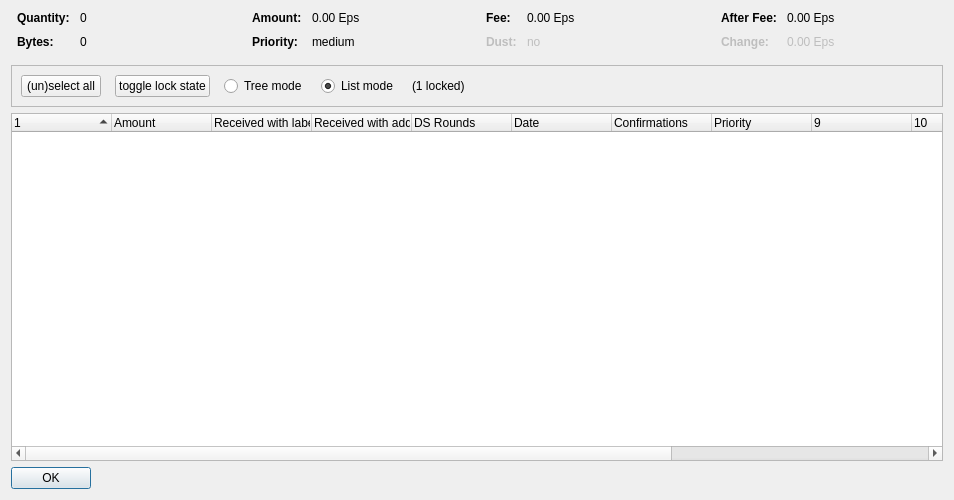
<?xml version="1.0" encoding="UTF-8"?>
<ui version="4.0">
 <class>CoinControlDialog</class>
 <widget class="QDialog" name="CoinControlDialog">
  <property name="geometry">
   <rect>
    <x>0</x>
    <y>0</y>
    <width>954</width>
    <height>500</height>
   </rect>
  </property>
  <property name="windowTitle">
   <string>Coin Selection</string>
  </property>
  <layout class="QVBoxLayout" name="verticalLayout">
   <item>
    <layout class="QHBoxLayout" name="horizontalLayoutTop" stretch="0,0,0,0">
     <property name="topMargin">
      <number>0</number>
     </property>
     <property name="bottomMargin">
      <number>10</number>
     </property>
     <item>
      <layout class="QFormLayout" name="formLayoutCoinControl1">
       <property name="horizontalSpacing">
        <number>10</number>
       </property>
       <property name="verticalSpacing">
        <number>10</number>
       </property>
       <property name="leftMargin">
        <number>6</number>
       </property>
       <property name="rightMargin">
        <number>6</number>
       </property>
       <item row="0" column="0">
        <widget class="QLabel" name="labelCoinControlQuantityText">
         <property name="font">
          <font>
           <weight>75</weight>
           <bold>true</bold>
          </font>
         </property>
         <property name="text">
          <string>Quantity:</string>
         </property>
        </widget>
       </item>
       <item row="0" column="1">
        <widget class="QLabel" name="labelCoinControlQuantity">
         <property name="cursor">
          <cursorShape>IBeamCursor</cursorShape>
         </property>
         <property name="contextMenuPolicy">
          <enum>Qt::ActionsContextMenu</enum>
         </property>
         <property name="text">
          <string notr="true">0</string>
         </property>
         <property name="textInteractionFlags">
          <set>Qt::LinksAccessibleByMouse|Qt::TextSelectableByKeyboard|Qt::TextSelectableByMouse</set>
         </property>
        </widget>
       </item>
       <item row="1" column="0">
        <widget class="QLabel" name="labelCoinControlBytesText">
         <property name="font">
          <font>
           <weight>75</weight>
           <bold>true</bold>
          </font>
         </property>
         <property name="text">
          <string>Bytes:</string>
         </property>
        </widget>
       </item>
       <item row="1" column="1">
        <widget class="QLabel" name="labelCoinControlBytes">
         <property name="cursor">
          <cursorShape>IBeamCursor</cursorShape>
         </property>
         <property name="contextMenuPolicy">
          <enum>Qt::ActionsContextMenu</enum>
         </property>
         <property name="text">
          <string notr="true">0</string>
         </property>
         <property name="textInteractionFlags">
          <set>Qt::LinksAccessibleByMouse|Qt::TextSelectableByKeyboard|Qt::TextSelectableByMouse</set>
         </property>
        </widget>
       </item>
      </layout>
     </item>
     <item>
      <layout class="QFormLayout" name="formLayoutCoinControl2">
       <property name="horizontalSpacing">
        <number>10</number>
       </property>
       <property name="verticalSpacing">
        <number>10</number>
       </property>
       <property name="leftMargin">
        <number>6</number>
       </property>
       <property name="rightMargin">
        <number>6</number>
       </property>
       <item row="0" column="0">
        <widget class="QLabel" name="labelCoinControlAmountText">
         <property name="font">
          <font>
           <weight>75</weight>
           <bold>true</bold>
          </font>
         </property>
         <property name="text">
          <string>Amount:</string>
         </property>
        </widget>
       </item>
       <item row="0" column="1">
        <widget class="QLabel" name="labelCoinControlAmount">
         <property name="cursor">
          <cursorShape>IBeamCursor</cursorShape>
         </property>
         <property name="contextMenuPolicy">
          <enum>Qt::ActionsContextMenu</enum>
         </property>
         <property name="text">
          <string notr="true">0.00 Eps</string>
         </property>
         <property name="textInteractionFlags">
          <set>Qt::LinksAccessibleByMouse|Qt::TextSelectableByKeyboard|Qt::TextSelectableByMouse</set>
         </property>
        </widget>
       </item>
       <item row="1" column="0">
        <widget class="QLabel" name="labelCoinControlPriorityText">
         <property name="font">
          <font>
           <weight>75</weight>
           <bold>true</bold>
          </font>
         </property>
         <property name="text">
          <string>Priority:</string>
         </property>
        </widget>
       </item>
       <item row="1" column="1">
        <widget class="QLabel" name="labelCoinControlPriority">
         <property name="cursor">
          <cursorShape>IBeamCursor</cursorShape>
         </property>
         <property name="contextMenuPolicy">
          <enum>Qt::ActionsContextMenu</enum>
         </property>
         <property name="text">
          <string>medium</string>
         </property>
         <property name="textInteractionFlags">
          <set>Qt::LinksAccessibleByMouse|Qt::TextSelectableByKeyboard|Qt::TextSelectableByMouse</set>
         </property>
        </widget>
       </item>
      </layout>
     </item>
     <item>
      <layout class="QFormLayout" name="formLayoutCoinControl3">
       <property name="horizontalSpacing">
        <number>10</number>
       </property>
       <property name="verticalSpacing">
        <number>10</number>
       </property>
       <property name="leftMargin">
        <number>6</number>
       </property>
       <property name="rightMargin">
        <number>6</number>
       </property>
       <item row="0" column="0">
        <widget class="QLabel" name="labelCoinControlFeeText">
         <property name="font">
          <font>
           <weight>75</weight>
           <bold>true</bold>
          </font>
         </property>
         <property name="text">
          <string>Fee:</string>
         </property>
        </widget>
       </item>
       <item row="0" column="1">
        <widget class="QLabel" name="labelCoinControlFee">
         <property name="cursor">
          <cursorShape>IBeamCursor</cursorShape>
         </property>
         <property name="contextMenuPolicy">
          <enum>Qt::ActionsContextMenu</enum>
         </property>
         <property name="text">
          <string notr="true">0.00 Eps</string>
         </property>
         <property name="textInteractionFlags">
          <set>Qt::LinksAccessibleByMouse|Qt::TextSelectableByKeyboard|Qt::TextSelectableByMouse</set>
         </property>
        </widget>
       </item>
       <item row="1" column="0">
        <widget class="QLabel" name="labelCoinControlLowOutputText">
         <property name="enabled">
          <bool>false</bool>
         </property>
         <property name="font">
          <font>
           <weight>75</weight>
           <bold>true</bold>
          </font>
         </property>
         <property name="text">
          <string>Dust:</string>
         </property>
        </widget>
       </item>
       <item row="1" column="1">
        <widget class="QLabel" name="labelCoinControlLowOutput">
         <property name="enabled">
          <bool>false</bool>
         </property>
         <property name="cursor">
          <cursorShape>IBeamCursor</cursorShape>
         </property>
         <property name="contextMenuPolicy">
          <enum>Qt::ActionsContextMenu</enum>
         </property>
         <property name="text">
          <string>no</string>
         </property>
         <property name="textInteractionFlags">
          <set>Qt::LinksAccessibleByMouse|Qt::TextSelectableByKeyboard|Qt::TextSelectableByMouse</set>
         </property>
        </widget>
       </item>
      </layout>
     </item>
     <item>
      <layout class="QFormLayout" name="formLayoutCoinControl4">
       <property name="horizontalSpacing">
        <number>10</number>
       </property>
       <property name="verticalSpacing">
        <number>10</number>
       </property>
       <property name="leftMargin">
        <number>6</number>
       </property>
       <property name="rightMargin">
        <number>6</number>
       </property>
       <item row="0" column="0">
        <widget class="QLabel" name="labelCoinControlAfterFeeText">
         <property name="font">
          <font>
           <weight>75</weight>
           <bold>true</bold>
          </font>
         </property>
         <property name="text">
          <string>After Fee:</string>
         </property>
        </widget>
       </item>
       <item row="0" column="1">
        <widget class="QLabel" name="labelCoinControlAfterFee">
         <property name="cursor">
          <cursorShape>IBeamCursor</cursorShape>
         </property>
         <property name="contextMenuPolicy">
          <enum>Qt::ActionsContextMenu</enum>
         </property>
         <property name="text">
          <string notr="true">0.00 Eps</string>
         </property>
         <property name="textInteractionFlags">
          <set>Qt::LinksAccessibleByMouse|Qt::TextSelectableByKeyboard|Qt::TextSelectableByMouse</set>
         </property>
        </widget>
       </item>
       <item row="1" column="0">
        <widget class="QLabel" name="labelCoinControlChangeText">
         <property name="enabled">
          <bool>false</bool>
         </property>
         <property name="font">
          <font>
           <weight>75</weight>
           <bold>true</bold>
          </font>
         </property>
         <property name="text">
          <string>Change:</string>
         </property>
        </widget>
       </item>
       <item row="1" column="1">
        <widget class="QLabel" name="labelCoinControlChange">
         <property name="enabled">
          <bool>false</bool>
         </property>
         <property name="cursor">
          <cursorShape>IBeamCursor</cursorShape>
         </property>
         <property name="contextMenuPolicy">
          <enum>Qt::ActionsContextMenu</enum>
         </property>
         <property name="text">
          <string notr="true">0.00 Eps</string>
         </property>
         <property name="textInteractionFlags">
          <set>Qt::LinksAccessibleByMouse|Qt::TextSelectableByKeyboard|Qt::TextSelectableByMouse</set>
         </property>
        </widget>
       </item>
      </layout>
     </item>
    </layout>
   </item>
   <item>
    <widget class="QFrame" name="frame">
     <property name="minimumSize">
      <size>
       <width>0</width>
       <height>40</height>
      </size>
     </property>
     <property name="frameShape">
      <enum>QFrame::StyledPanel</enum>
     </property>
     <property name="frameShadow">
      <enum>QFrame::Sunken</enum>
     </property>
     <layout class="QHBoxLayout" name="horizontalLayout">
      <item>
       <layout class="QHBoxLayout" name="horizontalLayoutPanel" stretch="0,0,0,0,0,0">
        <property name="spacing">
         <number>14</number>
        </property>
        <item>
         <widget class="QPushButton" name="pushButtonSelectAll">
          <property name="sizePolicy">
           <sizepolicy hsizetype="Maximum" vsizetype="Fixed">
            <horstretch>0</horstretch>
            <verstretch>0</verstretch>
           </sizepolicy>
          </property>
          <property name="text">
           <string>(un)select all</string>
          </property>
          <property name="autoDefault">
           <bool>false</bool>
          </property>
         </widget>
        </item>
        <item>
         <widget class="QPushButton" name="pushButtonToggleLock">
          <property name="sizePolicy">
           <sizepolicy hsizetype="Maximum" vsizetype="Fixed">
            <horstretch>0</horstretch>
            <verstretch>0</verstretch>
           </sizepolicy>
          </property>
          <property name="text">
           <string>toggle lock state</string>
          </property>
          <property name="autoDefault">
           <bool>false</bool>
          </property>
         </widget>
        </item>
        <item>
         <widget class="QRadioButton" name="radioTreeMode">
          <property name="sizePolicy">
           <sizepolicy hsizetype="Maximum" vsizetype="Fixed">
            <horstretch>0</horstretch>
            <verstretch>0</verstretch>
           </sizepolicy>
          </property>
          <property name="text">
           <string>Tree mode</string>
          </property>
         </widget>
        </item>
        <item>
         <widget class="QRadioButton" name="radioListMode">
          <property name="sizePolicy">
           <sizepolicy hsizetype="Maximum" vsizetype="Fixed">
            <horstretch>0</horstretch>
            <verstretch>0</verstretch>
           </sizepolicy>
          </property>
          <property name="text">
           <string>List mode</string>
          </property>
          <property name="checked">
           <bool>true</bool>
          </property>
         </widget>
        </item>
        <item>
         <widget class="QLabel" name="labelLocked">
          <property name="text">
           <string>(1 locked)</string>
          </property>
         </widget>
        </item>
        <item>
         <spacer name="horizontalSpacer">
          <property name="orientation">
           <enum>Qt::Horizontal</enum>
          </property>
          <property name="sizeHint" stdset="0">
           <size>
            <width>40</width>
            <height>20</height>
           </size>
          </property>
         </spacer>
        </item>
       </layout>
      </item>
     </layout>
    </widget>
   </item>
   <item>
    <widget class="CoinControlTreeWidget" name="treeWidget">
     <property name="contextMenuPolicy">
      <enum>Qt::CustomContextMenu</enum>
     </property>
     <property name="sortingEnabled">
      <bool>false</bool>
     </property>
     <property name="columnCount">
      <number>13</number>
     </property>
     <attribute name="headerShowSortIndicator" stdset="0">
      <bool>true</bool>
     </attribute>
     <attribute name="headerStretchLastSection">
      <bool>false</bool>
     </attribute>
     <column>
      <property name="text">
       <string/>
      </property>
     </column>
     <column>
      <property name="text">
       <string>Amount</string>
      </property>
     </column>
     <column>
      <property name="text">
       <string>Received with label</string>
      </property>
     </column>
     <column>
      <property name="text">
       <string>Received with address</string>
      </property>
     </column>
     <column>
      <property name="text">
       <string>DS Rounds</string>
      </property>
     </column>
     <column>
      <property name="text">
       <string>Date</string>
      </property>
     </column>
     <column>
      <property name="text">
       <string>Confirmations</string>
      </property>
      <property name="toolTip">
       <string>Confirmed</string>
      </property>
     </column>
     <column>
      <property name="text">
       <string>Priority</string>
      </property>
     </column>
     <column>
      <property name="text">
       <string/>
      </property>
     </column>
     <column>
      <property name="text">
       <string/>
      </property>
     </column>
     <column>
      <property name="text">
       <string/>
      </property>
     </column>
     <column>
      <property name="text">
       <string/>
      </property>
     </column>
     <column>
      <property name="text">
       <string/>
      </property>
     </column>
    </widget>
   </item>
   <item>
    <widget class="QDialogButtonBox" name="buttonBox">
     <property name="sizePolicy">
      <sizepolicy hsizetype="Maximum" vsizetype="Fixed">
       <horstretch>0</horstretch>
       <verstretch>0</verstretch>
      </sizepolicy>
     </property>
     <property name="orientation">
      <enum>Qt::Horizontal</enum>
     </property>
     <property name="standardButtons">
      <set>QDialogButtonBox::Ok</set>
     </property>
    </widget>
   </item>
  </layout>
 </widget>
 <customwidgets>
  <customwidget>
   <class>CoinControlTreeWidget</class>
   <extends>QTreeWidget</extends>
   <header>coincontroltreewidget.h</header>
  </customwidget>
 </customwidgets>
 <resources/>
 <connections/>
</ui>
